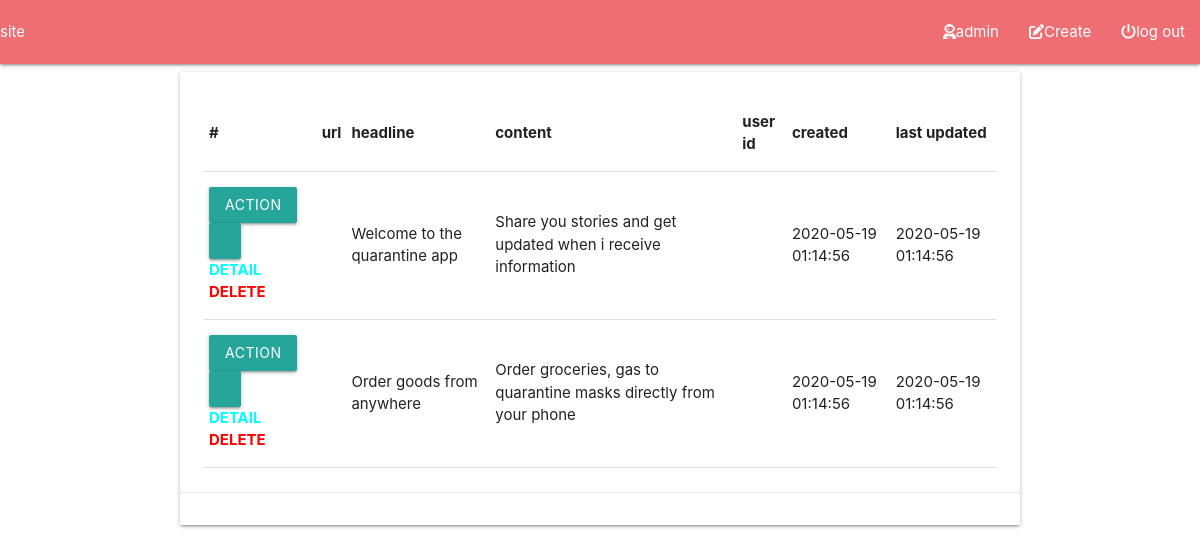
The app's page /public_html/admin/manage_articles.php (signed in) with its own data.
### tables this page shows
CREATE TABLE IF NOT EXISTS `users` ( 
`id` INT(11) auto_increment ,
`url` VARCHAR(250) NULL ,
`username` VARCHAR(60) NULL , 
`email` VARCHAR(60) NOT NULL , 
`firstName` VARCHAR(60) NULL ,
`lastName` VARCHAR(60) NULL ,
`fullName` VARCHAR(60) NULL,
`isAdmin` BOOLEAN NULL ,
`passwordHash` VARCHAR(65) NOT NULL ,
`created` DATETIME NULL ,
`lastUpdated` TIMESTAMP NOT NULL DEFAULT CURRENT_TIMESTAMP ,
`expiryDate` DATETIME NULL, 
 PRIMARY KEY (`id`)
 );

CREATE TABLE IF NOT EXISTS `articles` (
`id` INT auto_increment primary key,
`url` varchar(250) null,
`headline` varchar(70) NOT null,
`content` varchar(200) null,
`userID` int NOT NULL,
 constraint fk_author FOREIGN key (`userID`) REFERENCES users(`id`) ON update cascade ON delete cascade,
`created` DATETIME NULL ,
`lastUpdated` TIMESTAMP NOT NULL DEFAULT CURRENT_TIMESTAMP 
);

### src/database/DatabaseConnection.php (called while the page is built, shortened)
<?php
class DatabaseConnection
{
    private $APP_DB_NAME = 'cat2';
    public function get_db_connection()
    {
        $mysqli = new \mysqli('127.0.0.1', "root", "", $this->APP_DB_NAME, 3306);
        return  $mysqli;
    }
}

### src/Repository.php (called while the page is built, shortened)
<?php
class Repository
{
    private $db;
    public function __construct()
    {
      $mysqli = new DatabaseConnection();
      $this->db = $mysqli->get_db_connection();
    }
    public function find_user_with_id($id)
    {
        $result = array(
            "status"  => "",
            "body"    => array(
                "user"    => array()
            ),
            "error"   => array()
        );
        $stmt = $this->db->prepare("SELECT * FROM users WHERE id LIKE ?");
        if (!$stmt->bind_param('i', $id)){
            trigger_error("Binding parameters failed: (" . $stmt->errno . ") " . $stmt->error,
                E_ERROR);
        }
        if (!$stmt->execute()) {
            trigger_error("Execute failed: (" . $stmt->errno . ") " . $stmt->error,
                E_CORE_ERROR);
            $result['status'] = "No user with that id exists";
            $result["error"]  =  $stmt->error;
        }
        $res = $stmt->get_result();
        $row = $res->fetch_assoc();
        if ($row["id"] != null){
            $result["status"]  = "Query successful";
            $result["body"]    = array(
                "user"   => array(
                    "id"            => $row["id"],
                    "url"           => $row["url"],
                    "username"      => $row["username"],
                    "email"         => $row["email"],
                    "first_name"    => $row["firstName"],
                    "last_name"     => $row["lastName"],
                    "full_name"     => $row["fullName"],
                    "is_admin"      => $row["isAdmin"],
                    "password"      => $row["passwordHash"],
                    "created"       => $row["created"],
                    "last_updated"  => $row["lastUpdated"]
                )
            );
            return $result;
        } else {
            $result['status'] = "No user with that id exists";
        }
        return $result;
    }
     public function read_all_posts()
     {
         $result = array(
             "status"   => "" ,
             "body"  => array(
                 "articles"  => array(),
                 "count"    => 0
             ),
             "error"    => array()
         );
         $sql = "SELECT * FROM articles";
         $stmt = $this->db->prepare($sql);
         $stmt->execute();
         $res = $stmt->get_result();
         if ($res->num_rows > 0){
             $result['status'] = "Article read successful";
             $result['body']['count']  = $res->num_rows;
             while($row = $res->fetch_assoc()){
                 $data = [
                     'id'          => $row['id'],
                     'url'         => $row['url'],
                     'headline'    => $row['headline'],
                     'content'     => html_entity_decode($row['content']),
                     'userID'      => $row['userID'],
                     'created'     => $row['created'],
                     'last_updated' => $row['lastUpdated']
                 ];
                 array_push($result['body']['articles'], $data);
             }
         } else {
             $result['status'] = "No Articles yet! ";
         }
         return $result;
     }
}

### public_html/admin/manage_articles.php (the view, shortened to what this page needs)
<?php
$repository = new Repository();
$result = array();
$query = array();
$request_method = $_SERVER['REQUEST_METHOD'];
switch ($request_method) {
    case 'GET':
        $result = $repository->read_all_posts();
        $query = $repository->find_user_with_id($_SESSION['login_ID']);
}
?>
<!DOCTYPE html>
<html lang="en">
<head>
    <link href="../res/vendor/materialize/css/materialize.css" rel="stylesheet" media="screen,projection">
    <link href="../res/vendor/fontawesome/css/fontawesome.css" rel="stylesheet">
    <link href="../res/vendor/fontawesome/css/brands.css" rel="stylesheet">
    <link href="../res/vendor/fontawesome/css/solid.css" rel="stylesheet">
    <link href="../res/css/main.css" rel="stylesheet" media="screen,projection">
</head>
<body>
<header>
    <nav>
        <div class="nav-wrapper p-2">
            <a href="<?php echo $_SERVER['SERVER_NAME']; ?>"> site</a>
            <ul id="nav-mobile" class="right hide-on-med-and-down">
                <li><a href="../admin/admin.php">
                        <i class="fa fa-user-astronaut"></i><?php echo $query['body']['user']['username']; ?></a></li>
                <li><a href="add_article.php"><i class="fas fa-edit"></i>Create</a> </li>
                <li><a href="../logout.php"><i class="fa fa-power-off fa-1x"></i>log out</a></li>
            </ul>
        </div>
    </nav>
</header>
<main>
    <div class="container">
        <div class="card">
            <div class="card-content">
                <table class="table table-sm table-hover table-responsive">
                    <thead class="thead-light">
                    <tr>
                        <th scope="col">#</th>
                        <th scope="col">url</th>
                        <th scope="col">headline</th>
                        <th scope="col">content</th>
                        <th scope="col">user id</th>
                        <th scope="col">created</th>
                        <th scope="col">last updated</th>
                    </tr>
                    </thead>
                    <tbody>
                    <?php foreach ($result['body']['articles'] as $arr) { ?>
                        <tr>
                            <th scope="row">
                                <div class="btn-group">
                                    <button type="button" class="btn btn-secondary btn-sm">Action</button>
                                    <button type="button" class="btn btn-secondary dropdown-toggle
                        dropdown-toggle-split" data-toggle="dropdown" aria-haspopup="true" aria-expanded="false">
                                    </button>
                                    <div class="dropdown-menu dropdown-menu-right">
                                        <a class="dropdown-item" style="color: #00fffd" href="../detail_article.php?ID=<?php echo $arr['id'] ?>">DETAIL</a>
                                        <a class="dropdown-item " style="color:red;" href="delete_article.php?ID=<?php echo $arr['id'] ?>">DELETE</a>
                                    </div>
                                </div>
                            </th>
                            <td><?php echo $arr['url'] ?></td>
                            <td><?php echo $arr['headline'] ?></td>
                            <td><?php echo $arr['content'] ?></td>
                            <td><?php echo $arr['user_id'] ?></td>
                            <td><?php echo $arr['created'] ?></td>
                            <td><?php echo $arr['last_updated'] ?></td>
                        </tr>
                    <?php } ?>
                    </tbody>
                </table>
            </div>
            <div class="card-action">
            </div>
        </div>
    </div>
</main>
</body>
</html>

### records on screen
users: username "admin"
articles: headline "Welcome to the quarantine app", content "Share you stories and get updated when i receive information", created "2020-05-19 01:14:56", lastUpdated "2020-05-19 01:14:56"
articles: headline "Order goods from anywhere", content "Order groceries, gas to quarantine masks directly from your phone", created "2020-05-19 01:14:56", lastUpdated "2020-05-19 01:14:56"
